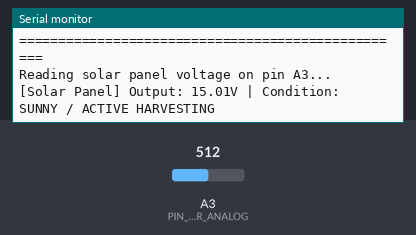
A sketch run on a simulated Arduino Uno, built with avr-gcc and run on an emulated ATmega328P. Parts: the last lines printed to the serial monitor. The inputs (shaded band) are chosen by the test bench; at power-on: A3 (PIN_SOLAR_ANALOG) = 512.

Above: at 2.2 s.
2.3 s: A3 (PIN_SOLAR_ANALOG) set to 421
At 2.9 s:
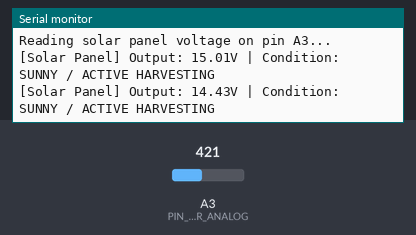
3.8 s: A3 (PIN_SOLAR_ANALOG) set to 398
At 5.6 s:
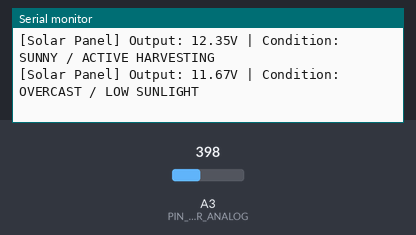
6.8 s: A3 (PIN_SOLAR_ANALOG) set to 76
At 7.4 s:
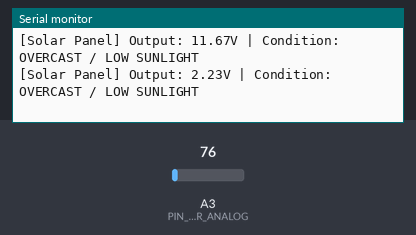
8.3 s: A3 (PIN_SOLAR_ANALOG) set to 65
At 10.2 s:
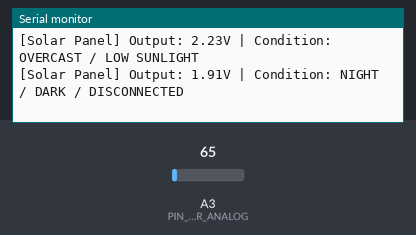

Measured:
- the behaviour switches between 410 and 409 on A3 (PIN_SOLAR_ANALOG) (found by bisection; images 1 and 2)
- the behaviour switches between 69 and 68 on A3 (PIN_SOLAR_ANALOG) (found by bisection; images 3 and 4)
- after the input at 2.3 s, the serial monitor: prints a new line at once (image 1)
- after the input at 3.8 s, the serial monitor: prints a new line after 0.87 s (image 2)
- after the input at 6.8 s, the serial monitor: prints a new line after 0.20 s (image 3)
- after the input at 8.3 s, the serial monitor: prints a new line after 1.0 s (image 4)

The sketch:

05_solar_voltage_test.ino
```cpp
/*
 * WBACFSPWI — Test 05: 30W Solar Panel Voltage Monitor
 *
 * Hardware:
 *   - Arduino Uno R3
 *   - 30W Solar Panel (Operating ~18V Vmp, Open Circuit ~21.6V Voc)
 *   - Resistor Voltage Divider: R3 = 100kΩ, R4 = 20kΩ (or 22kΩ)
 *
 * Wiring:
 *   - Solar Panel (+) -> R3 (100kΩ)
 *   - Junction (R3 & R4) -> Arduino Analog Pin A3
 *   - R4 (20kΩ) -> Common GND
 *
 * Formula:
 *   Divider Ratio = (100k + 20k) / 20k = 120 / 20 = 6.00
 *   V_solar = (ADC / 1023.0) * 5.0 * 6.00
 */

const int PIN_SOLAR_ANALOG = A3;
const float ARDUINO_VREF   = 5.00;     // Measure 5V rail with multimeter
const float SOLAR_DIVIDER  = 6.000;    // (100k + 20k) / 20k = 6.00

const float SOLAR_SUN_THRESHOLD = 12.0; // Voltage above which active charging occurs

void setup() {
  Serial.begin(115200);
  while (!Serial) { delay(10); }

  Serial.println(F("=================================================="));
  Serial.println(F(" WBACFSPWI: 30W Solar Panel Monitor Test         "));
  Serial.println(F("=================================================="));
  Serial.println(F("Reading solar panel voltage on pin A3..."));
  delay(1000);
}

float readSolarVoltage() {
  long sum = 0;
  for (int i = 0; i < 32; i++) {
    sum += analogRead(PIN_SOLAR_ANALOG);
    delay(5);
  }
  float avgAdc = (float)sum / 32.0;
  float pinVoltage = (avgAdc / 1023.0) * ARDUINO_VREF;
  return pinVoltage * SOLAR_DIVIDER;
}

void loop() {
  float solarVolts = readSolarVoltage();

  Serial.print(F("[Solar Panel] Output: "));
  Serial.print(solarVolts, 2);
  Serial.print(F("V | Condition: "));

  if (solarVolts < 2.0) {
    Serial.println(F("NIGHT / DARK / DISCONNECTED"));
  } else if (solarVolts < SOLAR_SUN_THRESHOLD) {
    Serial.println(F("OVERCAST / LOW SUNLIGHT"));
  } else {
    Serial.println(F("SUNNY / ACTIVE HARVESTING"));
  }

  delay(1000);
}
```
